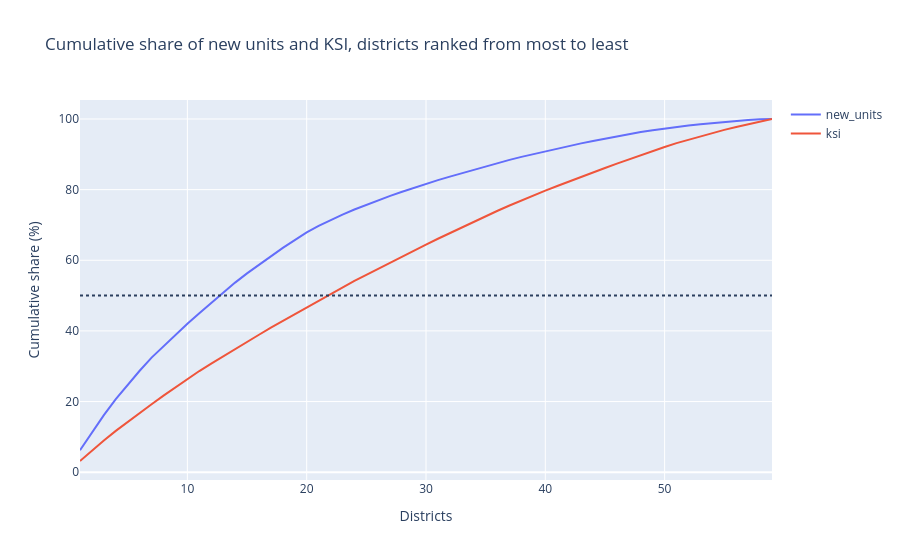

The notebook cell saved with this chart:
### Markdown cell above
## Research question 2

**Is serious harm packed into a few neighborhoods the way new housing is, or is it more spread out?**

*Why it matters:* it shows whether safety work can focus on a few places.

*Method:* total units and KSI per district, rank districts from most to least, and compare how quickly each cumulative share reaches 50%.

### Code cell
districts = df.groupby("cd_label")[["new_units", "ksi"]].sum()
cumulative = pd.DataFrame({
    col: 100 * districts[col].sort_values(ascending=False).cumsum().reset_index(drop=True) / districts[col].sum()
    for col in districts})
cumulative.index += 1

display(pd.DataFrame({"share held by top 10 (%)": cumulative.loc[10].round(0),
                      "districts needed for half": (cumulative < 50).sum() + 1}))

px.line(cumulative, title="Cumulative share of new units and KSI, districts ranked from most to least",
        labels={"index": "Districts", "value": "Cumulative share (%)", "variable": ""}).add_hline(y=50, line_dash="dot").show()

### Figure 1 — Plotly figure (JSON) as saved in the notebook; plotly's stock layout.template omitted (floating-point values rounded to 4 significant figures)
{"data": [{"hovertemplate": "=new_units<br>Districts=%{x}<br>Cumulative share (%)=%{y}<extra></extra>", "legendgroup": "new_units", "line": {"color": "#636efa", "dash": "solid"}, "marker": {"symbol": "circle"}, "mode": "lines", "name": "new_units", "orientation": "v", "showlegend": true, "type": "scatter", "x": [1, 2, 3, 4, 5, 6, 7, 8, 9, 10, 11, 12, 13, 14, 15, 16, 17, 18, 19, 20, 21, 22, 23, 24, 25, 26, 27, 28, 29, 30, 31, 32, 33, 34, 35, 36, 37, 38, 39, 40, 41, 42, 43, 44, 45, 46, 47, 48, 49, 50, 51, 52, 53, 54, 55, 56, 57, 58, 59], "xaxis": "x", "y": [6.218, 11.33, 16.16, 20.68, 24.74, 28.72, 32.45, 35.71, 38.93, 42.01, 44.97, 47.93, 50.82, 53.68, 56.3, 58.79, 61.16, 63.52, 65.72, 67.87, 69.73, 71.45, 72.94, 74.37, 75.72, 77.01, 78.22, 79.39, 80.54, 81.66, 82.69, 83.69, 84.67, 85.65, 86.6, 87.52, 88.42, 89.27, 90.08, 90.86, 91.63, 92.37, 93.1, 93.78, 94.46, 95.13, 95.74, 96.33, 96.83, 97.3, 97.76, 98.15, 98.51, 98.84, 99.17, 99.46, 99.69, 99.9, 100.0], "yaxis": "y"}, {"hovertemplate": "=ksi<br>Districts=%{x}<br>Cumulative share (%)=%{y}<extra></extra>", "legendgroup": "ksi", "line": {"color": "#EF553B", "dash": "solid"}, "marker": {"symbol": "circle"}, "mode": "lines", "name": "ksi", "orientation": "v", "showlegend": true, "type": "scatter", "x": [1, 2, 3, 4, 5, 6, 7, 8, 9, 10, 11, 12, 13, 14, 15, 16, 17, 18, 19, 20, 21, 22, 23, 24, 25, 26, 27, 28, 29, 30, 31, 32, 33, 34, 35, 36, 37, 38, 39, 40, 41, 42, 43, 44, 45, 46, 47, 48, 49, 50, 51, 52, 53, 54, 55, 56, 57, 58, 59], "xaxis": "x", "y": [3.163, 6.157, 8.975, 11.68, 14.26, 16.77, 19.22, 21.67, 24.06, 26.36, 28.63, 30.75, 32.85, 34.87, 36.9, 38.91, 40.91, 42.83, 44.75, 46.66, 48.56, 50.45, 52.3, 54.14, 55.89, 57.64, 59.37, 61.07, 62.76, 64.43, 66.09, 67.73, 69.32, 70.91, 72.48, 74.03, 75.52, 76.95, 78.34, 79.7, 81.02, 82.35, 83.61, 84.87, 86.11, 87.36, 88.58, 89.8, 90.94, 92.06, 93.16, 94.15, 95.08, 96.0, 96.91, 97.75, 98.54, 99.33, 100.0], "yaxis": "y"}], "layout": {"legend": {"title": {"text": ""}, "tracegroupgap": 0}, "shapes": [{"line": {"dash": "dot"}, "type": "line", "x0": 0, "x1": 1, "xref": "x domain", "y0": 50, "y1": 50, "yref": "y"}], "title": {"text": "Cumulative share of new units and KSI, districts ranked from most to least"}, "xaxis": {"anchor": "y", "domain": [0, 1], "title": {"text": "Districts"}}, "yaxis": {"anchor": "x", "domain": [0, 1], "title": {"text": "Cumulative share (%)"}}}}
